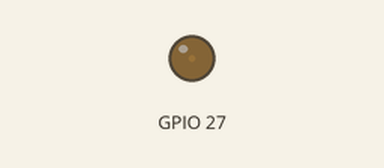
A sketch run on a simulated ESP32. On the bench: output pins drawn as LEDs (lit = HIGH).

Above: at 0.05 s.
At 0.95 s:
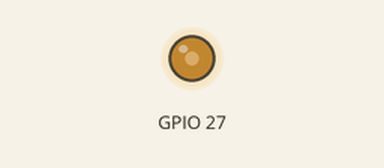
At 1.85 s:
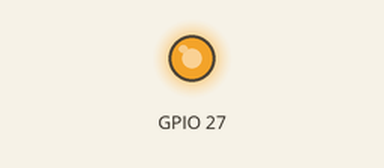
At 3.65 s:
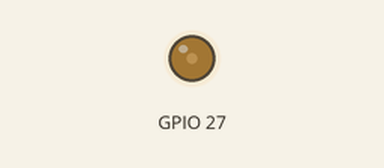
Timing chart, 0 to 5.3 s (numbered marks = the images above):
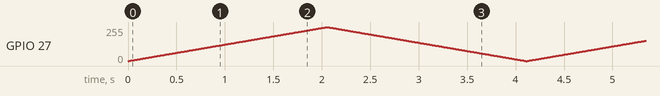

The sketch:

PWM_1color.ino
```cpp
#include "SensorDevs.h"
#include "esp32-hal-ledc.h"

const int ledPin = LED_RED;   // Вывод, к которому подключен светодиод
const int freq = 5000;        // Частота ШИМ (Hz)
const int resolution = 10;    // Разрешение (бит)

void setup() {
  /* Конфигурация ШИМ для одного канала светодиода */
  ledcAttach(LED_RED, freq, resolution);
}

void loop() {
  /* Плавное увеличение яркости */
  for (int i = 0; i <= 1023; i++) {
    ledcWrite(ledPin, i);
    delay(2); // Задержка для плавности
  }

  /* Плавное уменьшение яркости */
  for (int i = 1023; i >= 0; i--) {
    ledcWrite(ledPin, i);
    delay(2); // Задержка для плавности
  }
}
```
